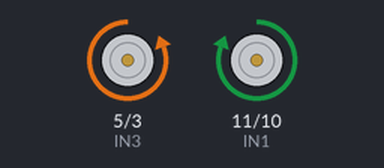
Bench run of a sketch on a simulated Arduino Uno, built with avr-gcc and run on an emulated ATmega328P. On the bench: motor-driver pin pairs drawn as motors (green arrow = first pin HIGH = forward, orange = second pin HIGH = backward, longer = more drive).

Above: at 6.0 s.
At 12.7 s:
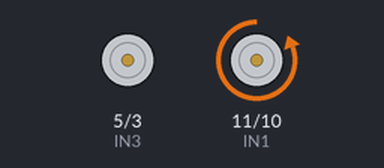
At 15.0 s:
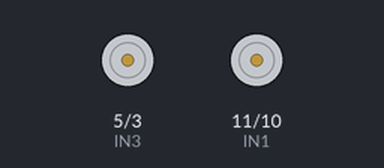
Timing chart, 0 to 21.5 s (numbered marks = the images above):
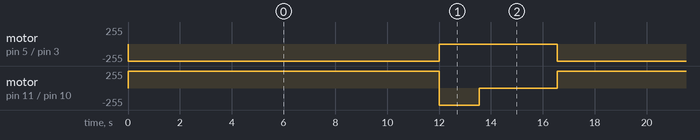

Measured:
- by itself, motor on pin 5 (IN3) / pin 3 (IN4): alternates backward 255/255 for 12.0 s and stopped for 4.6 s
- by itself, motor on pin 11 (IN1) / pin 10 (IN2): repeats every 16.6 s: backward 255/255 1.6 s, stopped 3.0 s, forward 255/255 12.0 s

The sketch:

TestMovement.ino
```cpp
const int IN1 = 11;
const int IN2 = 10;
const int IN3 = 5;
const int IN4 = 3;
//const int IN5 = 11;

//int rightmotorPin = 11, 10
//left motor  5, 3

void setup() {
  // put your setup code here, to run once:
  Serial.begin (9600);
  pinMode (IN1, OUTPUT);
  pinMode (IN2, OUTPUT);
  pinMode (IN3, OUTPUT);
  pinMode (IN4, OUTPUT);
}

void loop() {
  // put your main code here, to run repeatedly:
  digitalWrite(IN4, HIGH);
  digitalWrite(IN1, HIGH);
  delay(12000);
  digitalWrite(IN1, LOW);
  digitalWrite(IN4, LOW);
  digitalWrite(IN2, HIGH);
  delay(1555);
  digitalWrite(IN2, LOW);
  delay(3000);
  //digitalWrite(IN4, HIGH);
  //digitalWrite(IN1, HIGH);
  //delay(6000);
  //digitalWrite(IN3, LOW);
  //digitalWrite(IN4, HIGH);
  //delay(6000);
}
```
